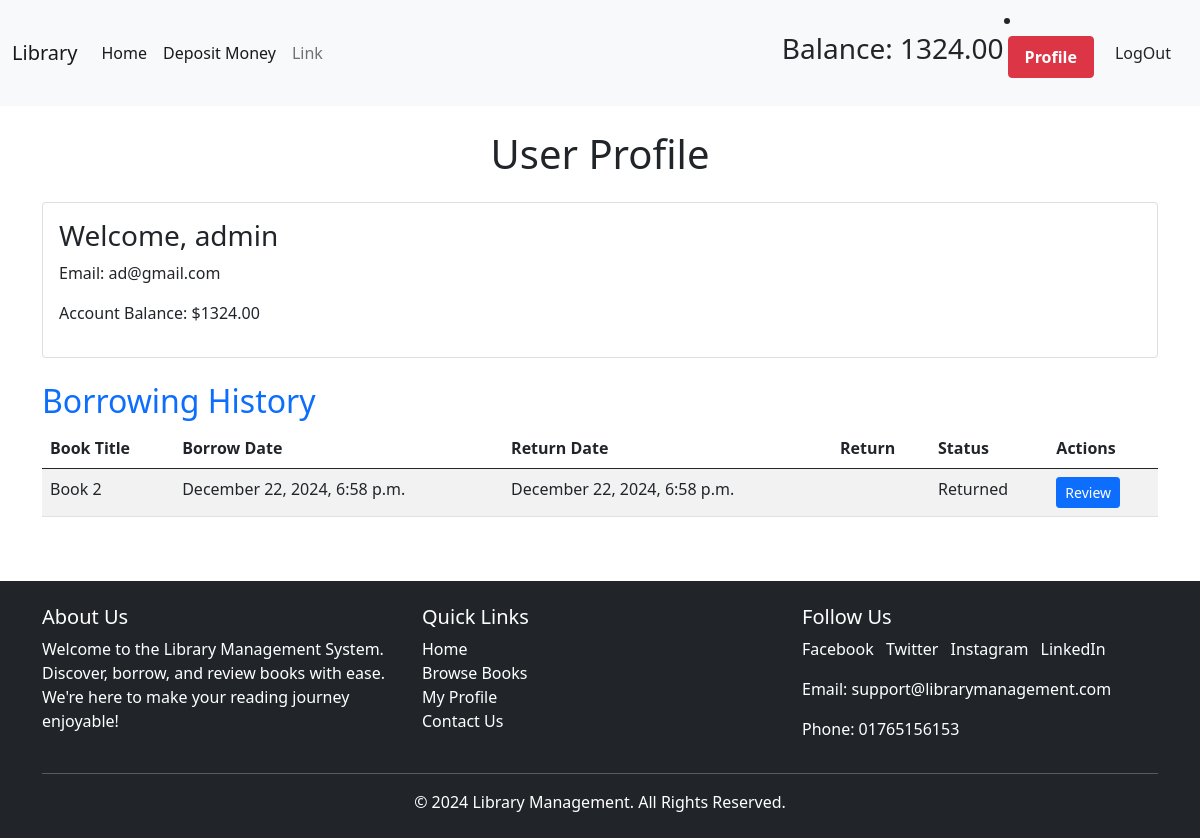
The page /accounts/profile/ (signed in) on the database its author committed.
### accounts/models.py (models this page shows, shortened)
class User(AbstractUser):
    balance = models.DecimalField(default=0, max_digits=10, decimal_places=2)
    groups = models.ManyToManyField(
        'auth.Group',
        related_name='custom_user_set',
        blank=True,
        help_text="The groups this user belongs to.",
        verbose_name="groups",
    )
    user_permissions = models.ManyToManyField(
        'auth.Permission',
        related_name='custom_user_permissions',
        blank=True,
        help_text="Specific permissions for this user.",
        verbose_name="user permissions",
    )

### book/models.py (models this page shows, shortened)
class BorrowHistory(models.Model):
    user = models.ForeignKey(User, related_name='borrow_history', on_delete=models.CASCADE)
    book = models.ForeignKey(Book, related_name='borrowed_by', on_delete=models.CASCADE)
    borrow_date = models.DateTimeField(default=timezone.now)
    return_date = models.DateTimeField(null=True, blank=True)
    amount = models.DecimalField(max_digits=10, decimal_places=2)
    is_returned = models.BooleanField(default=False)

class Book(models.Model):
    title = models.CharField(max_length=80)
    description = models.TextField()
    borrowing_price=models.IntegerField(blank=True,null=True)
    category = models.ManyToManyField(Category)
    image = models.ImageField(upload_to="book/medias/uploads/", blank=True, null=True)
    borrowing_price = models.DecimalField(max_digits=10, decimal_places=2)
    class Meta:
        ordering = ['title']

### accounts/views.py (the view)
# urls.py: path('profile/',user_profile,name="profile"),
@login_required
def user_profile(request):
    borrowing_history = BorrowHistory.objects.filter(user=request.user).order_by('-borrow_date')
    return render(request, 'user_profile.html', {
        'borrowing_history': borrowing_history,
    })

### accounts/templates/user_profile.html (shortened to what this page needs)
{% extends "base.html" %}
{% block content %}
<div class="container my-4">
  <h1 class="text-center mb-4">User Profile</h1>
  <div class="card">
    <div class="card-body">
      <h3>Welcome, {{ request.user.username }}</h3>
      <p>Email: {{ request.user.email }}</p>
      <p>Account Balance: ${{ request.user.balance }}</p>
    </div>
  </div>
  <div class="mt-4">
    <h2 class="text-primary">Borrowing History</h2>
    <div class="table-responsive">
      <table class="table table-striped table-hover">
        <thead>
          <tr>
            <th>Book Title</th>
            <th>Borrow Date</th>
            <th>Return Date</th>
            <th>Return</th>
            <th>Status</th>
            <th>Actions</th>
          </tr>
        </thead>
        <tbody>
          {% for history in borrowing_history %}
          <tr>
            <td>{{ history.book.title }}</td>
            <td>{{ history.borrow_date|date:"F j, Y, g:i a" }}</td>
            <td>
              {% if history.is_returned %}
                {{ history.return_date|date:"F j, Y, g:i a" }}
              {% else %}
                Not Returned
              {% endif %}
            </td>
            <td>
            </td>
            <td>
              {% if history.is_returned %}
                Returned
              {% else %}
                Borrowed
              {% endif %}
            </td>
            <td>
              {% if not history.has_reviewed %}
                <a href="{% url 'book_detail_with_review' id=history.book.id %}" class="btn btn-primary btn-sm" title="Write a review">
                   Review
                </a>
              {% else %}
                <button class="btn btn-secondary btn-sm" disabled>
                  <i class="bi bi-check-circle"></i> Reviewed
                </button>
              {% endif %}
            </td>
          </tr>
          {% empty %}
          <tr>
            <td colspan="5" class="text-center">
              No borrowing history available. <a href="{% url 'home' %}">Browse books</a>.
            </td>
          </tr>
          {% endfor %}
        </tbody>
      </table>
    </div>
  </div>
</div>
{% endblock content %}

### Templates/base.html (shortened to what this page needs)
<!DOCTYPE html>
<html lang="en">
  <head>
    <link
      href="https://cdn.jsdelivr.net/npm/bootstrap@5.0.2/dist/css/bootstrap.min.css"
      rel="stylesheet"
    />
  </head>
  <body>
    <nav class="navbar navbar-expand-lg navbar-light bg-light">
      <div class="container-fluid">
        <a class="navbar-brand" href="#">Library</a>
        <div class="collapse navbar-collapse" id="navbarSupportedContent">
          <ul class="navbar-nav me-auto mb-2 mb-lg-0">
            <li class="nav-item">
              <a
                class="nav-link active"
                aria-current="page"
                href="{% url 'home' %}"
                >Home</a
              >
            </li>
            {% if request.user.is_authenticated %}
            <li class="nav-item">
              <a
                class="nav-link active"
                aria-current="page"
                href="{% url 'deposit' %}"
                >Deposit Money</a
              >
            </li>
            {% endif %}
            <li class="nav-item">
              <a class="nav-link" href="#">Link</a>
            </li>
          </ul>
          {% if request.user.is_authenticated %}
          <h3>Balance: {{ request.user.balance }}</h3>
          <li class="nav-item pb-3">
            <a
              class="nav-link text-white fw-bolder m-1 btn btn-danger"
              href="{% url 'profile' %}"
              >Profile</a
            >
          </li>
          <form
            action="{% url 'logout' %}"
            method="post"
            style="display: inline"
          >
            <button type="submit" class="btn btn-custom btn-danger-custom m-1">
              LogOut
            </button>
          </form>
          {% endif %}
        </div>
      </div>
    </nav>
    {% block content %} {% endblock content %}
    <footer class="bg-dark text-white mt-5 py-4">
      <div class="container">
        <div class="row">
          <div class="col-md-4">
            <h5>About Us</h5>
            <p>
              Welcome to the Library Management System. Discover, borrow, and
              review books with ease. We're here to make your reading journey
              enjoyable!
            </p>
          </div>
          <div class="col-md-4">
            <h5>Quick Links</h5>
            <ul class="list-unstyled">
              <li>
                <a
                  href="{% url 'home' %}"
                  class="text-white text-decoration-none"
                  >Home</a
                >
              </li>
              <li>
                <a
                  href="{% url 'home' %}"
                  class="text-white text-decoration-none"
                  >Browse Books</a
                >
              </li>
              <li>
                <a
                  href="{% url 'profile' %}"
                  class="text-white text-decoration-none"
                  >My Profile</a
                >
              </li>
              <li>
                <a
                  href="{% url 'home' %}"
                  class="text-white text-decoration-none"
                  >Contact Us</a
                >
              </li>
            </ul>
          </div>
          <div class="col-md-4">
            <h5>Follow Us</h5>
            <ul class="list-inline">
              <li class="list-inline-item">
                <a href="#" class="text-white text-decoration-none">
                   Facebook
                </a>
              </li>
              <li class="list-inline-item">
                <a href="#" class="text-white text-decoration-none">
                   Twitter
                </a>
              </li>
              <li class="list-inline-item">
                <a href="#" class="text-white text-decoration-none">
                   Instagram
                </a>
              </li>
              <li class="list-inline-item">
                <a href="#" class="text-white text-decoration-none">
                   LinkedIn
                </a>
              </li>
            </ul>
            <p>Email: support@librarymanagement.com</p>
            <p>Phone: 01765156153</p>
          </div>
        </div>
        <hr class="bg-light" />
        <div class="text-center">
          <p class="mb-0">
            &copy; 2024 Library Management. All Rights Reserved.
          </p>
        </div>
      </div>
    </footer>
  </body>
</html>

### rows shown on the page
User: user.balance "1324.00", user.username "admin", user.email "ad@gmail.com"
BorrowHistory: book "Book 2", borrow_date "December 22, 2024, 6:58 p.m.", return_date "December 22, 2024, 6:58 p.m.", is_returned "Returned"
